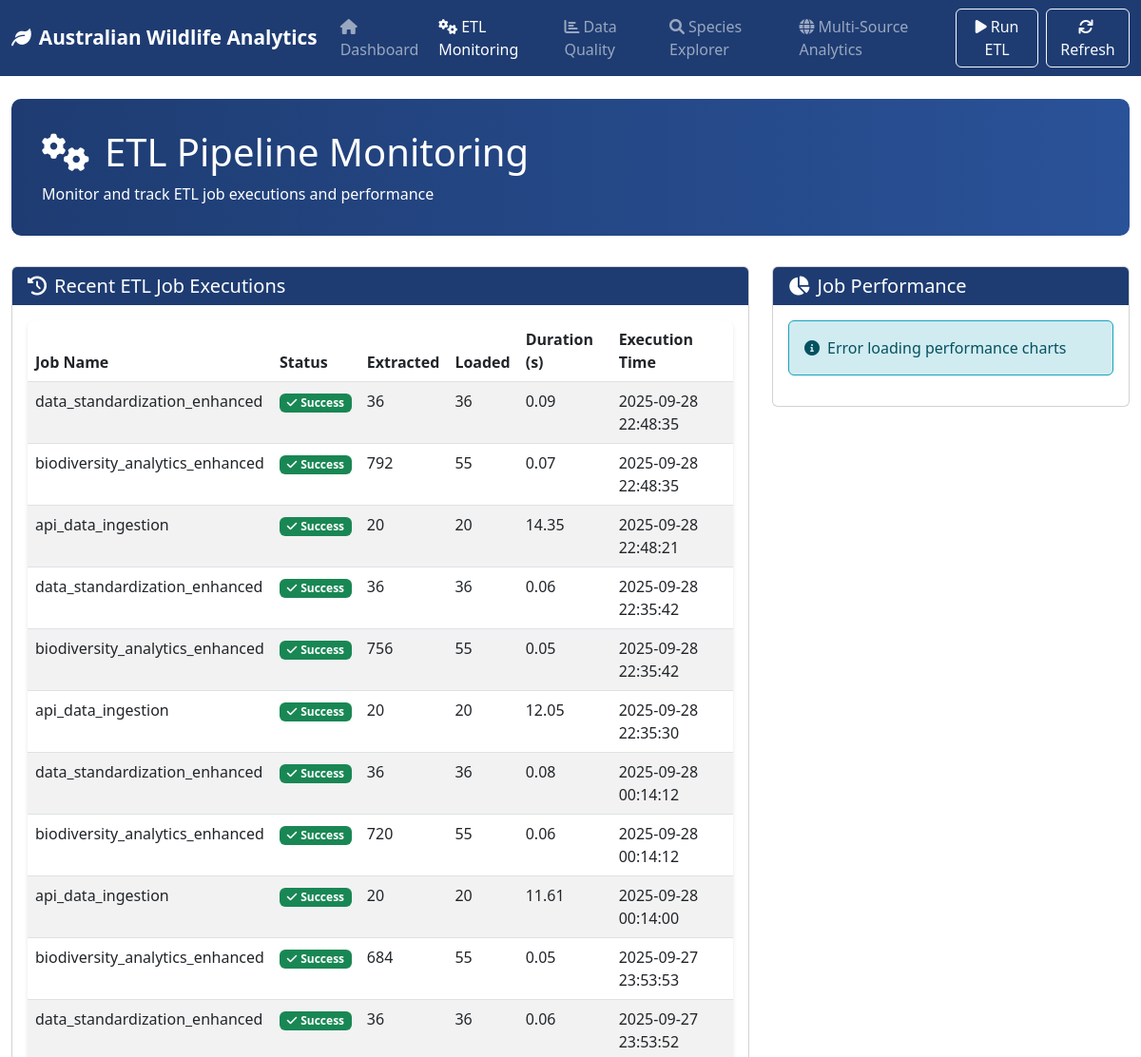
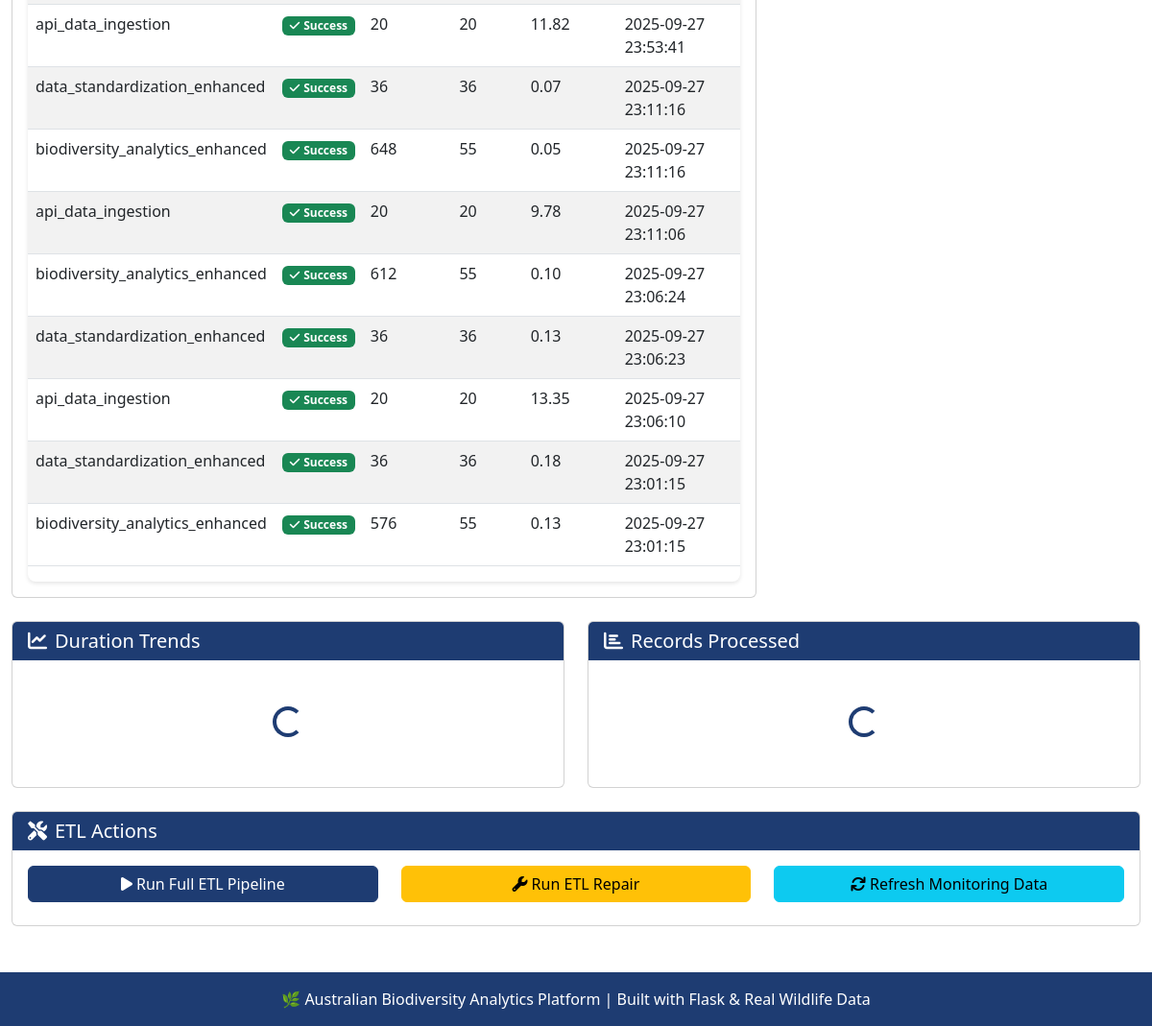
Screenshot of /etl-monitoring with the database file from the repository (2 pictures, top to bottom).
### tables this page shows
CREATE TABLE etl_job_executions (
                    execution_id TEXT PRIMARY KEY,
                    job_name TEXT NOT NULL,
                    start_time TIMESTAMP NOT NULL,
                    end_time TIMESTAMP,
                    status TEXT NOT NULL,
                    records_extracted INTEGER DEFAULT 0,
                    records_transformed INTEGER DEFAULT 0,
                    records_loaded INTEGER DEFAULT 0,
                    quality_issues TEXT,
                    performance_metrics TEXT,
                    error_details TEXT
                );

### flask_dashboard.py (the view)
@app.route('/etl-monitoring')
def etl_monitoring():
    etl_history = dashboard.load_etl_job_history()
    return render_template('etl_monitoring.html',
                         etl_history=etl_history.to_dict('records') if not etl_history.empty else [],
                         page_title="ETL Monitoring")

### flask_dashboard.py (called while the page is built)
    def get_connection(self):
        if not os.path.exists(self.db_path):
            return None
        return sqlite3.connect(self.db_path)

### templates/etl_monitoring.html (shortened to what this page needs)
{% extends "base.html" %}
{% block content %}
<div class="main-header">
    <h1><i class="fas fa-cogs me-3"></i>ETL Pipeline Monitoring</h1>
    <p class="mb-0">Monitor and track ETL job executions and performance</p>
</div>
<div class="row">
    <div class="col-lg-8 mb-4">
        <div class="card">
            <div class="card-header">
                <h5 class="mb-0"><i class="fas fa-history me-2"></i>Recent ETL Job Executions</h5>
            </div>
            <div class="card-body">
                {% if etl_history %}
                <div class="table-responsive">
                    <table class="table table-striped">
                        <thead>
                            <tr>
                                <th>Job Name</th>
                                <th>Status</th>
                                <th>Extracted</th>
                                <th>Loaded</th>
                                <th>Duration (s)</th>
                                <th>Execution Time</th>
                            </tr>
                        </thead>
                        <tbody>
                            {% for job in etl_history %}
                            <tr>
                                <td>{{ job.job_name }}</td>
                                <td>
                                    {% if job.status == 'success' %}
                                    <span class="badge bg-success">
                                        <i class="fas fa-check me-1"></i>Success
                                    </span>
                                    {% else %}
                                    <span class="badge bg-danger">
                                        <i class="fas fa-times me-1"></i>Failed
                                    </span>
                                    {% endif %}
                                </td>
                                <td>{{ "{:,}".format(job.records_extracted or 0) }}</td>
                                <td>{{ "{:,}".format(job.records_loaded or 0) }}</td>
                                <td>{{ "{:.2f}".format(job.duration_seconds or 0) }}</td>
                                <td>{{ job.start_time }}</td>
                            </tr>
                            {% endfor %}
                        </tbody>
                    </table>
                </div>
                {% endif %}
            </div>
        </div>
    </div>
    <div class="col-lg-4 mb-4">
        <div class="card">
            <div class="card-header">
                <h5 class="mb-0"><i class="fas fa-chart-pie me-2"></i>Job Performance</h5>
            </div>
            <div class="card-body">
                <div id="performance-charts-container">
                </div>
            </div>
        </div>
    </div>
</div>
{% if etl_history %}
<div class="row">
    <div class="col-lg-6 mb-4">
        <div class="card">
            <div class="card-header">
                <h5 class="mb-0"><i class="fas fa-chart-line me-2"></i>Duration Trends</h5>
            </div>
            <div class="card-body">
                <div id="duration-trend-container">
                    <div class="loading">
                        <div class="spinner-border" role="status">
                        </div>
                    </div>
                </div>
            </div>
        </div>
    </div>
    <div class="col-lg-6 mb-4">
        <div class="card">
            <div class="card-header">
                <h5 class="mb-0"><i class="fas fa-chart-bar me-2"></i>Records Processed</h5>
            </div>
            <div class="card-body">
                <div id="records-processed-container">
                    <div class="loading">
                        <div class="spinner-border" role="status">
                        </div>
                    </div>
                </div>
            </div>
        </div>
    </div>
</div>
{% endif %}
<div class="row">
    <div class="col-12">
        <div class="card">
            <div class="card-header">
                <h5 class="mb-0"><i class="fas fa-tools me-2"></i>ETL Actions</h5>
            </div>
            <div class="card-body">
                <div class="row">
                    <div class="col-md-4 mb-2">
                        <button class="btn btn-primary w-100" onclick="runETL()">
                            <i class="fas fa-play me-1"></i>Run Full ETL Pipeline
                        </button>
                    </div>
                    <div class="col-md-4 mb-2">
                        <button class="btn btn-warning w-100" onclick="runETLRepair()">
                            <i class="fas fa-wrench me-1"></i>Run ETL Repair
                        </button>
                    </div>
                    <div class="col-md-4 mb-2">
                        <button class="btn btn-info w-100" onclick="refreshData()">
                            <i class="fas fa-sync me-1"></i>Refresh Monitoring Data
                        </button>
                    </div>
                </div>
            </div>
        </div>
    </div>
</div>
{% endblock %}

### templates/base.html (shortened to what this page needs)
<!DOCTYPE html>
<html lang="en">
<head>
    <link href="https://cdn.jsdelivr.net/npm/bootstrap@5.3.0/dist/css/bootstrap.min.css" rel="stylesheet">
    <link rel="stylesheet" href="https://cdnjs.cloudflare.com/ajax/libs/font-awesome/6.0.0/css/all.min.css">
</head>
<body>
    <nav class="navbar navbar-expand-lg navbar-dark" style="background: var(--primary-color);">
        <div class="container-fluid">
            <a class="navbar-brand" href="{{ url_for('index') }}">
                <i class="fas fa-leaf me-2"></i>Australian Wildlife Analytics
            </a>
            <div class="collapse navbar-collapse" id="navbarNav">
                <ul class="navbar-nav me-auto">
                    <li class="nav-item">
                        <a class="nav-link {% if request.endpoint == 'index' %}active{% endif %}" href="{{ url_for('index') }}">
                            <i class="fas fa-home me-1"></i>Dashboard
                        </a>
                    </li>
                    <li class="nav-item">
                        <a class="nav-link {% if request.endpoint == 'etl_monitoring' %}active{% endif %}" href="{{ url_for('etl_monitoring') }}">
                            <i class="fas fa-cogs me-1"></i>ETL Monitoring
                        </a>
                    </li>
                    <li class="nav-item">
                        <a class="nav-link {% if request.endpoint == 'data_quality' %}active{% endif %}" href="{{ url_for('data_quality') }}">
                            <i class="fas fa-chart-bar me-1"></i>Data Quality
                        </a>
                    </li>
                    <li class="nav-item">
                        <a class="nav-link {% if request.endpoint == 'species_explorer' %}active{% endif %}" href="{{ url_for('species_explorer') }}">
                            <i class="fas fa-search me-1"></i>Species Explorer
                        </a>
                    </li>
                    <li class="nav-item">
                        <a class="nav-link {% if request.endpoint == 'multi_source_analytics' %}active{% endif %}" href="{{ url_for('multi_source_analytics') }}">
                            <i class="fas fa-globe me-1"></i>Multi-Source Analytics
                        </a>
                    </li>
                </ul>
                <div class="d-flex">
                    <button class="btn btn-outline-light me-2" onclick="runETL()" id="etl-btn">
                        <i class="fas fa-play me-1"></i>Run ETL
                    </button>
                    <button class="btn btn-outline-light" onclick="refreshData()">
                        <i class="fas fa-sync me-1"></i>Refresh
                    </button>
                </div>
            </div>
        </div>
    </nav>
    <div class="container-fluid mt-4">
        {% block content %}{% endblock %}
    </div>
    <footer class="footer mt-5">
        <div class="container">
            <p class="mb-0">🌿 Australian Biodiversity Analytics Platform | Built with Flask & Real Wildlife Data</p>
        </div>
    </footer>
</body>
</html>

### templates/base.html (style rules this page uses)
:root { --primary-color: #1e3c72; --secondary-color: #2a5298; --success-color: #28a745; --warning-color: #ffc107; --danger-color: #dc3545; --info-color: #17a2b8; }
.navbar-brand { font-weight: bold; font-size: 1.3rem; }
.main-header { background: linear-gradient(90deg, var(--primary-color) 0%, var(--secondary-color) 100%); color: white; padding: 2rem; border-radius: 10px; margin-bottom: 2rem; }
.card-header { background: var(--primary-color); color: white; border: none; }
.btn-primary { background: var(--primary-color); border-color: var(--primary-color); }
.loading { text-align: center; padding: 2rem; }
.spinner-border { color: var(--primary-color); }
.footer { background: var(--primary-color); color: white; text-align: center; padding: 1rem; margin-top: 3rem; }
.table-responsive { background: white; border-radius: 8px; box-shadow: 0 2px 4px rgba(0,0,0,0.1); }

### rows the page displays
etl_job_executions: job_name "data_standardization_enhanced", status "success" (drawn), records_extracted "36", records_loaded "36", duration_seconds "0.09", start_time "2025-09-28 22:48:35"
etl_job_executions: job_name "biodiversity_analytics_enhanced", status "success" (drawn), records_extracted "792", records_loaded "55", duration_seconds "0.07", start_time "2025-09-28 22:48:35"
etl_job_executions: job_name "api_data_ingestion", status "success" (drawn), records_extracted "20", records_loaded "20", duration_seconds "14.35", start_time "2025-09-28 22:48:21"
etl_job_executions: job_name "data_standardization_enhanced", status "success" (drawn), records_extracted "36", records_loaded "36", duration_seconds "0.06", start_time "2025-09-28 22:35:42"
etl_job_executions: job_name "biodiversity_analytics_enhanced", status "success" (drawn), records_extracted "756", records_loaded "55", duration_seconds "0.05", start_time "2025-09-28 22:35:42"
etl_job_executions: job_name "api_data_ingestion", status "success" (drawn), records_extracted "20", records_loaded "20", duration_seconds "12.05", start_time "2025-09-28 22:35:30"
etl_job_executions: job_name "data_standardization_enhanced", status "success" (drawn), records_extracted "36", records_loaded "36", duration_seconds "0.08", start_time "2025-09-28 00:14:12"
etl_job_executions: job_name "biodiversity_analytics_enhanced", status "success" (drawn), records_extracted "720", records_loaded "55", duration_seconds "0.06", start_time "2025-09-28 00:14:12"
etl_job_executions: job_name "api_data_ingestion", status "success" (drawn), records_extracted "20", records_loaded "20", duration_seconds "11.61", start_time "2025-09-28 00:14:00"
etl_job_executions: job_name "biodiversity_analytics_enhanced", status "success" (drawn), records_extracted "684", records_loaded "55", duration_seconds "0.05", start_time "2025-09-27 23:53:53"
etl_job_executions: job_name "data_standardization_enhanced", status "success" (drawn), records_extracted "36", records_loaded "36", duration_seconds "0.06", start_time "2025-09-27 23:53:52"
etl_job_executions: job_name "api_data_ingestion", status "success" (drawn), records_extracted "20", records_loaded "20", duration_seconds "11.82", start_time "2025-09-27 23:53:41"
etl_job_executions: job_name "data_standardization_enhanced", status "success" (drawn), records_extracted "36", records_loaded "36", duration_seconds "0.07", start_time "2025-09-27 23:11:16"
etl_job_executions: job_name "biodiversity_analytics_enhanced", status "success" (drawn), records_extracted "648", records_loaded "55", duration_seconds "0.05", start_time "2025-09-27 23:11:16"
etl_job_executions: job_name "api_data_ingestion", status "success" (drawn), records_extracted "20", records_loaded "20", duration_seconds "9.78", start_time "2025-09-27 23:11:06"
etl_job_executions: job_name "biodiversity_analytics_enhanced", status "success" (drawn), records_extracted "612", records_loaded "55", duration_seconds "0.10", start_time "2025-09-27 23:06:24"
etl_job_executions: job_name "data_standardization_enhanced", status "success" (drawn), records_extracted "36", records_loaded "36", duration_seconds "0.13", start_time "2025-09-27 23:06:23"
etl_job_executions: job_name "api_data_ingestion", status "success" (drawn), records_extracted "20", records_loaded "20", duration_seconds "13.35", start_time "2025-09-27 23:06:10"
etl_job_executions: job_name "data_standardization_enhanced", status "success" (drawn), records_extracted "36", records_loaded "36", duration_seconds "0.18", start_time "2025-09-27 23:01:15"
etl_job_executions: job_name "biodiversity_analytics_enhanced", status "success" (drawn), records_extracted "576", records_loaded "55", duration_seconds "0.13", start_time "2025-09-27 23:01:15"
